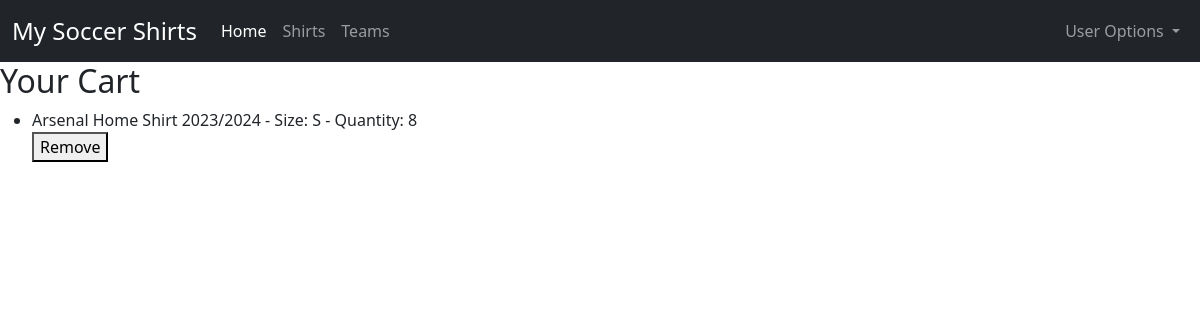
The app's page /cart/ (signed in) with its own data.
### cart/models.py (models this page shows, shortened)
class CartItem(models.Model):
    cart = models.ForeignKey(Cart, related_name='items', on_delete=models.CASCADE)
    shirt = models.ForeignKey(Shirt, on_delete=models.CASCADE)
    quantity = models.PositiveIntegerField(default=1)
    size_choices = [
        ('S', 'Small'),
        ('M', 'Medium'),
        ('L', 'Large'),
        ('XL', 'Extra Large'),
    ]
    size = models.CharField(max_length=2, choices=size_choices)

### shirts/models.py (models this page shows, shortened)
class Shirt(models.Model):
    team_choices = [
        ('ARS', 'Arsenal'),
        ('CHE', 'Chelsea'),
        ('LIV', 'Liverpool'),
        ('MCI', 'Manchester City'),
        ('MUN', 'Manchester United'),
    ]
    season_choices = [
        ('2021/2022', '2021/2022'),
        ('2022/2023', '2022/2023'),
        ('2023/2024', '2023/2024'),
    ]
    home_or_away_choices = [
        ('Home', 'Home'),
        ('Away', 'Away'),
        ('Third', 'Third'),
    ]
    sku = models.CharField(max_length=20, unique=True)
    name = models.CharField(max_length=100)
    team = models.CharField(max_length=3, choices=team_choices)
    season = models.CharField(max_length=9, choices=season_choices)
    home_or_away = models.CharField(max_length=5, choices=home_or_away_choices)
    price = models.DecimalField(max_digits=6, decimal_places=2)
    description = models.TextField()
    image = models.ImageField(upload_to='shirts/')
    stock = models.PositiveIntegerField(default=0)

### cart/views.py (the view)
# urls.py: path('', views.cart_detail, name='cart_detail'),
def cart_detail(request):
    cart = get_cart(request)
    cart_items = cart.items.all()
    return render(request, 'cart/cart_detail.html', {'cart': cart, 'cart_items': cart_items})

### cart/views.py (called while the page is built)
def get_cart(request):
    if request.user.is_authenticated:
        cart, created = Cart.objects.get_or_create(user=request.user)
    else:
        session_key = request.session.session_key
        if not session_key:
            request.session.save()
            session_key = request.session.session_key
        cart, created = Cart.objects.get_or_create(session_key=session_key)
    return cart

### cart/templates/cart/cart_detail.html (shortened to what this page needs)
{% extends 'base.html' %}
{% block content %}
<h2>Your Cart</h2>
<ul>
    {% for item in cart.items.all %}
    <li>
        {{ item.shirt.name }} - Size: {{ item.size }} - Quantity: {{ item.quantity }}
        <form method="post" action="{% url 'cart:remove_from_cart' item.id %}">
            <button type="submit">Remove</button>
        </form>
    </li>
    {% endfor %}
</ul>
{% endblock %}

### records on screen
CartItem: shirt.name "Arsenal Home Shirt 2023/2024", size "S", quantity "8"
